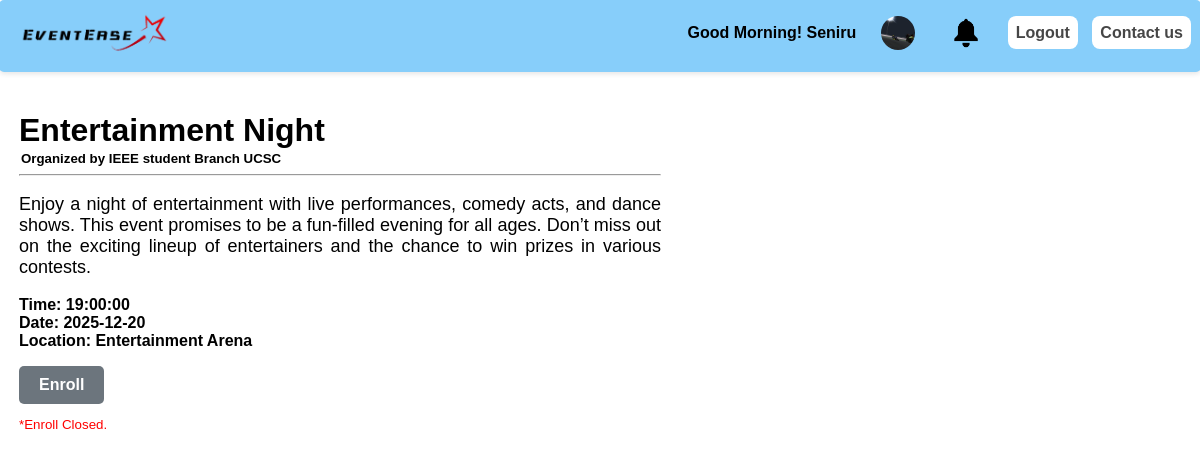
The app's page /event.php?no=12 (signed in) with its own data.
### tables this page shows
CREATE TABLE `events` (
  `no` int(11) NOT NULL,
  `name` varchar(20) NOT NULL,
  `short_dis` varchar(200) NOT NULL,
  `long_dis` varchar(2000) NOT NULL,
  `flag` tinyint(1) NOT NULL,
  `time` time NOT NULL,
  `date` date NOT NULL,
  `location` varchar(20) NOT NULL,
  `people_limit` int(11) NOT NULL,
  `event_type` varchar(50) NOT NULL,
  `approvedstatus` int(11) NOT NULL,
  `supervisor` varchar(100) NOT NULL,
  `event_banner` varchar(200) NOT NULL,
  `organizer` varchar(100) NOT NULL,
  `orgno` int(11) NOT NULL
);

CREATE TABLE `organizations` (
  `orgno` int(11) NOT NULL,
  `orgname` varchar(100) NOT NULL,
  `orgdetails` varchar(2000) NOT NULL,
  `orgprofilepic` text NOT NULL
);

### app/Database.php (called while the page is built, shortened)
<?php
class Database
{
    private $host = 'localhost';
    private $user = 'root';
    private $password = '';
    private $db_name = 'eventease';
    public function getConnection()
    {
        $this->con = new mysqli($this->host, $this->user, $this->password, $this->db_name);
        return $this->con;
    }
}
?>

### app/Models/EventModel.php (called while the page is built, shortened)
<?php
class EventModel {
    private $conn;
    public function __construct(Database $database) {
        $this->conn = $database->getConnection();
    }
    public function isUserEnrolled($username, $eventno) {
        $query = "SELECT * FROM enroll WHERE username = ? AND eventno = ?";
        $stmt = $this->conn->prepare($query);
        $stmt->bind_param("si", $username, $eventno);
        $stmt->execute();
        $result = $stmt->get_result();
        return $result->num_rows > 0;
    }
    public function getEvent($no) {
    $query = "SELECT events.*, organizations.*
              FROM events
              JOIN organizations ON events.orgno = organizations.orgno
              WHERE events.no = ?";
    $stmt = $this->conn->prepare($query);
    $stmt->bind_param("i", $no);
    $stmt->execute();
    $result = $stmt->get_result();
    return $result->fetch_assoc();
}
}

### app/views/events/event.php (the view, shortened to what this page needs)
<!DOCTYPE html>
<html>
<head>
    <link rel="stylesheet" type="text/css" href="./css/event.css">
</head>
<body>
    <main class="main">
        <div class="event-details">
            <?php if ($event): ?>
                <div>
                    <h1><?php echo $event['name']; ?></h1><h5>Organized by <?php echo $event['orgname'];?></h5>
                    <hr>
                    <p class="details"><?php echo $event['long_dis']; ?></p>
                    <p><b>
                        Time: <?php echo $event['time']; ?>
                        <br>
                        Date: <?php echo $event['date']; ?>
                        <br>
                        Location: <?php echo $event['location']; ?>
                    </b></p>
                    <?php
                    $eventDate = new DateTime($event['date']);
                    $currentDate = new DateTime();
                    $interval = $currentDate->diff($eventDate);
                    $daysUntilEvent = $interval->days;
                    ?>
                    <?php if (!$isEnrolled): ?>
                        <?php if ($event['flag'] == 0 && $userdata['usertype'] == "guest"): ?>
                        <?php else: ?>
                            <form action="enroll.php" method="POST">
                                <button type="submit" class="button enroll-button<?php echo ($daysUntilEvent <= 5) ? ' disabled' : ''; ?>" <?php echo ($daysUntilEvent <= 5) ? 'disabled' : ''; ?>>Enroll</button>
                                <?php if ($daysUntilEvent <= 5): ?>
                                    <p class="notice">*Enroll Closed.</p>
                                <?php endif; ?>
                            </form>
                        <?php endif; ?>
                    <?php endif; ?>
                </div>
            <?php endif; ?>
        </div>
    </main>
</body>
</html>

### public/css/headerstyle.css (style rules this page uses)
body { margin: -1px; padding: -1px; font-family: Arial, Helvetica, sans-serif; }

### public/css/event.css (style rules this page uses)
.main { padding: 20px; margin: 0 20 20 20px; }
.details { text-align: justify; font-size: large; }
button { padding: 6px; color: rgba(0, 0, 0, 0.726); background-color: white; border-radius: 8px; font-weight: bold; }

### app/views/events/event.php (style rules this page uses)
.button { padding: 10px 20px; font-size: 16px; border: none; border-radius: 5px; cursor: pointer; }
.enroll-button { background-color: #007bff; color: white; }
.enroll-button.disabled { background-color: #6c757d; cursor: not-allowed; }
.main { display: flex; justify-content: space-between; align-items: flex-start; }
.event-details { flex: 1; margin-right: 20px; }
.event-details h1 { margin-bottom: 0; }
.event-details h5 { margin: 2px; }
.notice { color: red; font-size: smaller; }

### records on screen
events: name "Entertainment Night", orgno.orgname "IEEE student Branch UCSC", long_dis "Enjoy a night of entertainment with live performances, comedy acts, and dance shows. This event promises to be a fun-filled evening for all ages. Don’t miss out on the exciting lineup of entertainers and the chance to win prizes in various contests.", time "19:00:00", date "2025-12-20", location "Entertainment Arena"

### other values on screen
$fname "Seniru"
